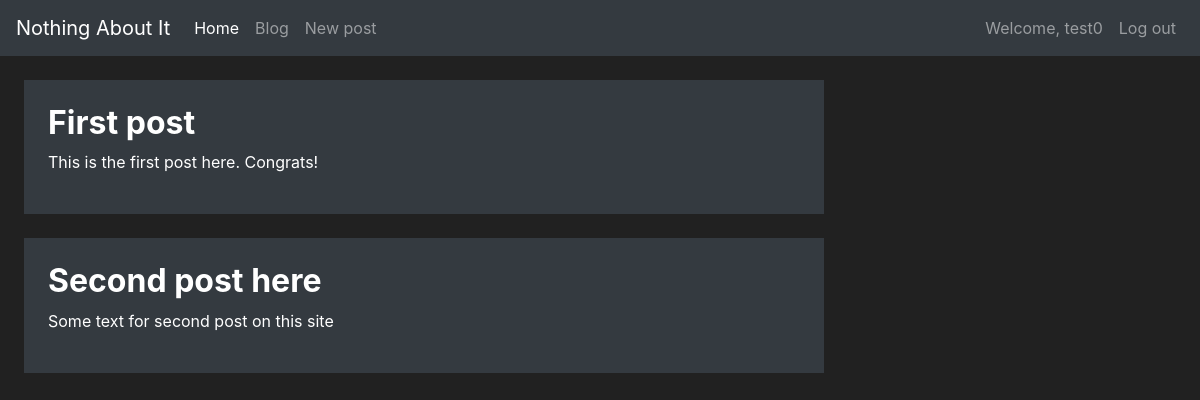
Page /blog (signed in) on the earlier database version.
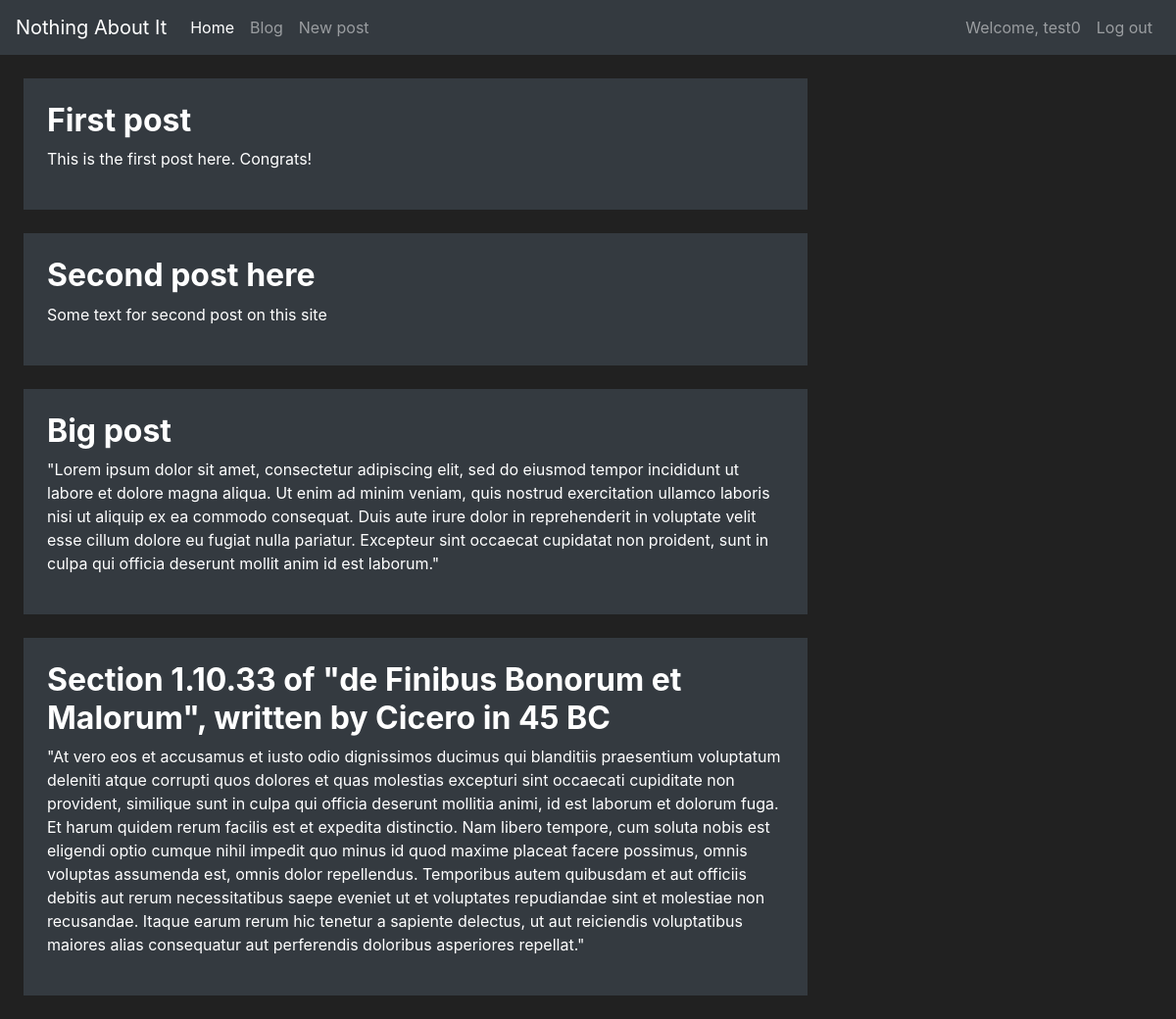
Same page on the later database version.
### blog/models.py (models this page shows, shortened)
class Post(db.Model):
    id = db.Column(db.Integer(), primary_key=True)
    title = db.Column(db.String(length=30), nullable=False, unique=True)
    text = db.Column(db.String(length=2048), nullable=False, unique=True)
    owner = db.Column(db.Integer(), db.ForeignKey('user.id'))

### blog/routes.py (the view)
@app.route('/blog')
@login_required
def blog_page():
    posts = Post.query.all()
    return render_template('blog.html', posts=posts)

### blog/models.py (called while the page is built)
@login_manager.user_loader
def load_user(user_id):
    return User.query.get(int(user_id))

### blog/templates/blog.html (shortened to what this page needs)
{% extends 'base.html' %}
{% block content %}
    {% for post in posts %}
        <div class="modal-lg bg-dark m-md-4 p-md-4">
            <h2><strong>{{ post.title }}</strong></h2>
            <p>{{ post.text }}</p>
        </div>
    {% endfor %}
{% endblock %}

Differences in the rows shown:
added Post: title "Big post", text "\"Lorem ipsum dolor sit amet, consectetur adipiscing elit, sed do eiusmod tempor incididunt ut labore et dolore magna aliqua. Ut enim ad minim veniam, quis nostrud exercitation ullamco laboris nisi ut aliquip ex ea commodo consequat. Duis aute irure dolor in reprehenderit in voluptate velit esse cillum dolore eu fugiat nulla pariatur. Excepteur sint occaecat cupidatat non proident, sunt in culpa qui officia deserunt mollit anim id est laborum.\""
added Post: title "Section 1.10.33 of \"de Finibus Bonorum et Malorum\", written by Cicero in 45 BC", text "\"At vero eos et accusamus et iusto odio dignissimos ducimus qui blanditiis praesentium voluptatum deleniti atque corrupti quos dolores et quas molestias excepturi sint occaecati cupiditate non provident, similique sunt in culpa qui officia deserunt mollitia animi, id est laborum et dolorum fuga. Et harum quidem rerum facilis est et expedita distinctio. Nam libero tempore, cum soluta nobis est eligendi optio cumque nihil impedit quo minus id quod maxime placeat facere possimus, omnis voluptas assumenda est, omnis dolor repellendus. Temporibus autem quibusdam et aut officiis debitis aut rerum necessitatibus saepe eveniet ut et voluptates repudiandae sint et molestiae non recusandae. Itaque…"
